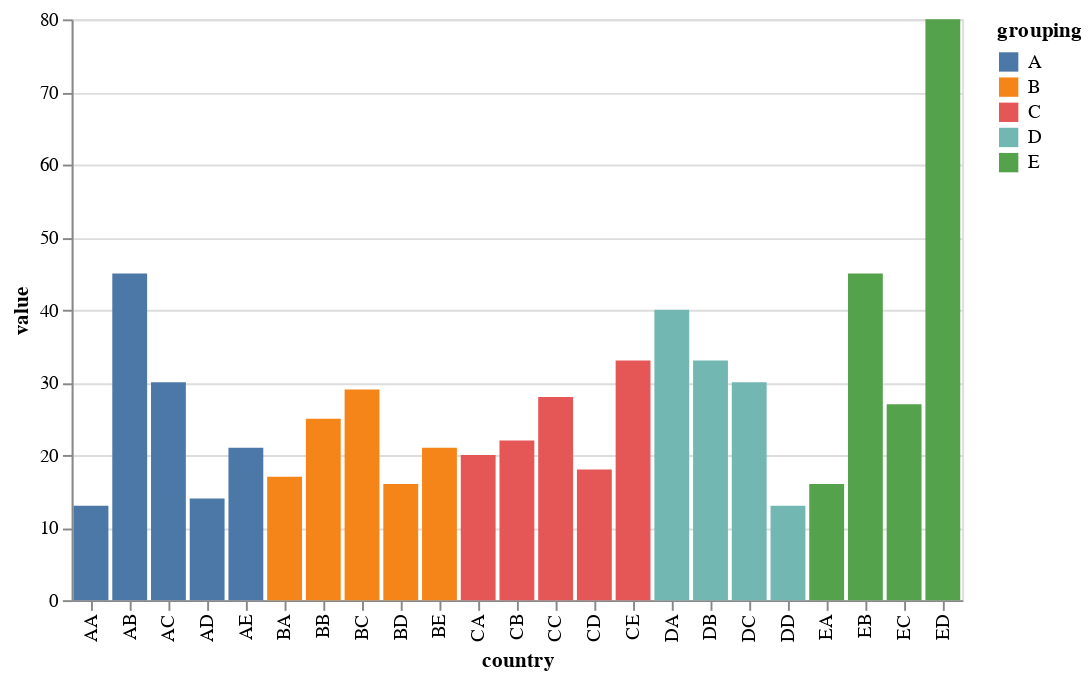

Notebook source saved alongside this figure:
### Code cell
alt.Chart(df_grouped).mark_bar().encode(
    alt.X("country", sort=alt.EncodingSortField(field="group", order="ascending")),
    y="value",
    color="grouping:N",
)

### Figure 1 — Vega-Lite specification as saved in the notebook (floating-point values rounded to 4 significant figures)
{"config": {"view": {"continuousWidth": 300, "continuousHeight": 300}}, "data": {"name": "data-e05227b311c61468e366e00d8c0d9aa3"}, "mark": {"type": "bar"}, "encoding": {"color": {"field": "grouping", "type": "nominal"}, "x": {"field": "country", "sort": {"field": "group", "order": "ascending"}, "type": "nominal"}, "y": {"field": "value", "type": "quantitative"}}, "$schema": "https://vega.github.io/schema/vega-lite/v5.20.1.json", "datasets": {"data-e05227b311c61468e366e00d8c0d9aa3": [{"country": "AA", "value": 13, "grouping": "A"}, {"country": "AB", "value": 45, "grouping": "A"}, {"country": "AC", "value": 30, "grouping": "A"}, {"country": "AD", "value": 14, "grouping": "A"}, {"country": "AE", "value": 21, "grouping": "A"}, {"country": "BA", "value": 17, "grouping": "B"}, {"country": "BB", "value": 25, "grouping": "B"}, {"country": "BC", "value": 29, "grouping": "B"}, {"country": "BD", "value": 16, "grouping": "B"}, {"country": "BE", "value": 21, "grouping": "B"}, {"country": "CA", "value": 20, "grouping": "C"}, {"country": "CB", "value": 22, "grouping": "C"}, {"country": "CC", "value": 28, "grouping": "C"}, {"country": "CD", "value": 18, "grouping": "C"}, {"country": "CE", "value": 33, "grouping": "C"}, {"country": "DA", "value": 40, "grouping": "D"}, {"country": "DB", "value": 33, "grouping": "D"}, {"country": "DC", "value": 30, "grouping": "D"}, {"country": "DD", "value": 13, "grouping": "D"}, {"country": "EA", "value": 16, "grouping": "E"}, {"country": "EB", "value": 45, "grouping": "E"}, {"country": "EC", "value": 27, "grouping": "E"}, {"country": "ED", "value": 80, "grouping": "E"}]}}
